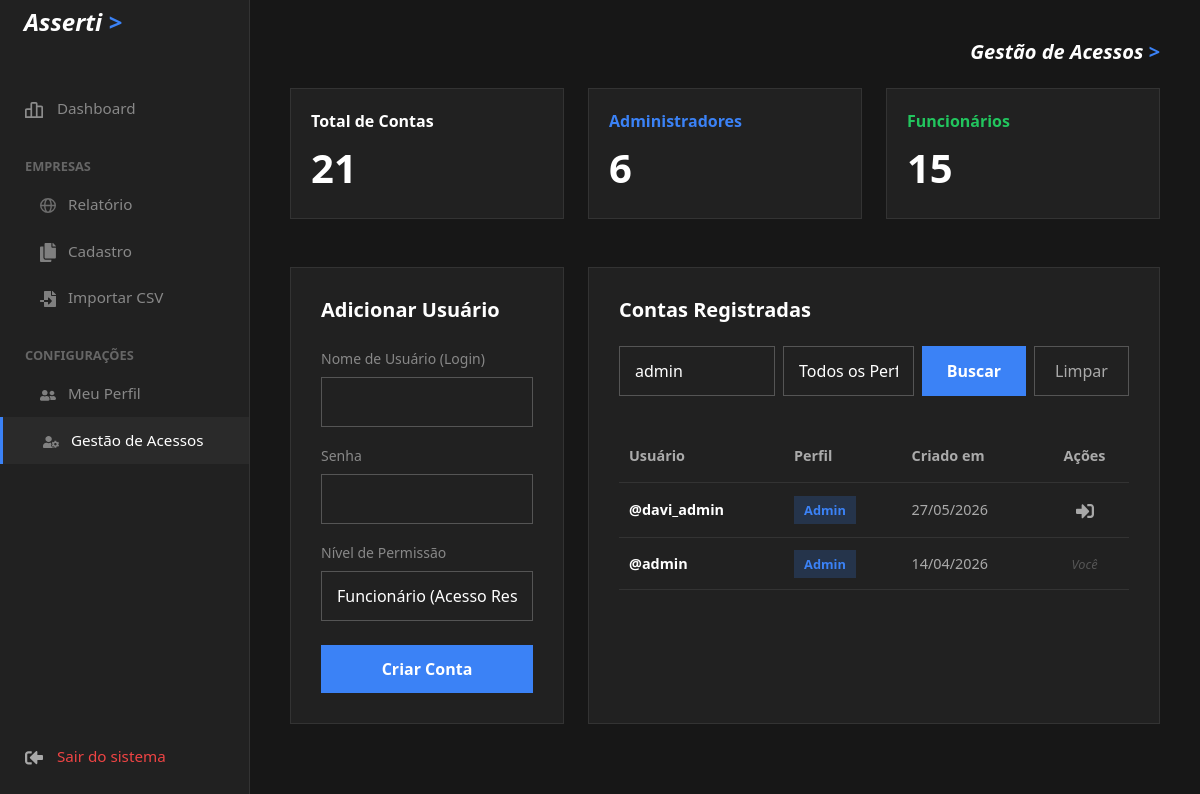
The page /usuarios.php?busca_usuario=admin (signed in) on the database its author committed.
### tables this page shows
CREATE TABLE `usuarios` (
  `id` int(11) NOT NULL,
  `usuario` varchar(50) NOT NULL,
  `senha` varchar(255) NOT NULL,
  `perfil` enum('admin','funcionario') DEFAULT 'funcionario',
  `criado_em` timestamp NOT NULL DEFAULT current_timestamp()
);

### public/usuarios.php (the view, shortened to what this page needs)
<?php
require 'conexao.php';
$total_admin = $pdo->query("SELECT COUNT(*) FROM usuarios WHERE perfil = 'admin'")->fetchColumn() ?: 0;
$total_func = $pdo->query("SELECT COUNT(*) FROM usuarios WHERE perfil = 'funcionario'")->fetchColumn() ?: 0;
$total_users = $total_admin + $total_func;
$where_sql = " WHERE 1=1";
$params_busca = [];
if (!empty($_GET['busca_usuario'])) {
    $where_sql .= " AND usuario LIKE ?";
    $params_busca[] = '%' . trim($_GET['busca_usuario']) . '%';
}
$stmt_lista = $pdo->prepare("SELECT id, usuario, perfil, criado_em FROM usuarios" . $where_sql . " ORDER BY id DESC");
$stmt_lista->execute($params_busca);
$lista_usuarios = $stmt_lista->fetchAll(PDO::FETCH_ASSOC);
?>
<!DOCTYPE html>
<html lang="pt-BR" data-bs-theme="dark">
<head>
    <link href="https://cdn.jsdelivr.net/npm/bootstrap@5.3.0/dist/css/bootstrap.min.css" rel="stylesheet">
</head>
<body>
    <?php include 'menu.php'; ?>
    <div class="main-content">
        <div class="d-flex justify-content-end mb-4">
            <h5 class="text-white fw-bold m-0" style="font-style: italic;">Gestão de Acessos <span style="color:#3b82f6;">></span></h5>
        </div>
        <div class="row g-4 mb-4">
            <div class="col-md-4">
                <div class="flat-card" style="padding: 20px;">
                    <p class="mb-0 text-white fw-bold">Total de Contas</p>
                    <div class="metric-value"><?= $total_users ?></div>
                </div>
            </div>
            <div class="col-md-4">
                <div class="flat-card" style="padding: 20px;">
                    <p class="mb-0 text-white fw-bold" style="color: #3b82f6 !important;">Administradores</p>
                    <div class="metric-value"><?= $total_admin ?></div>
                </div>
            </div>
            <div class="col-md-4">
                <div class="flat-card" style="padding: 20px;">
                    <p class="mb-0 text-white fw-bold" style="color: #22c55e !important;">Funcionários</p>
                    <div class="metric-value"><?= $total_func ?></div>
                </div>
            </div>
        </div>
        <div class="row g-4 mt-1">
            <div class="col-md-4">
                <div class="flat-card h-100">
                    <h5 class="fw-bold mb-4 text-white">Adicionar Usuário</h5>
                    <form action="usuarios.php" method="POST">
                        <div class="mb-3"><label style="color: #888;" class="form-label small">Nome de Usuário (Login)</label><input type="text" name="usuario" class="form-control flat-input" required autocomplete="off"></div>
                        <div class="mb-3"><label style="color: #888;" class="form-label small">Senha</label><input type="password" name="senha" class="form-control flat-input" required autocomplete="new-password"></div>
                        <div class="mb-4">
                            <label style="color: #888;" class="form-label small">Nível de Permissão</label>
                            <select name="perfil" class="form-select flat-input" required>
                                <option value="funcionario">Funcionário (Acesso Restrito)</option>
                            </select>
                        </div>
                        <button type="submit" class="btn-submit">Criar Conta</button>
                    </form>
                </div>
            </div>
            <div class="col-md-8">
                <div class="flat-card h-100">
                    <h5 class="fw-bold mb-4 text-white">Contas Registradas</h5>
                    <form method="GET" class="d-flex gap-2 mb-4">
                        <div style="flex-grow: 1;">
                            <input type="text" name="busca_usuario" class="form-control flat-input w-100" placeholder="Buscar por nome de usuário..." value="<?= htmlspecialchars($_GET['busca_usuario'] ?? '') ?>">
                        </div>
                        <div style="width: 220px;">
                            <select name="filtro_perfil" class="form-select flat-input">
                                <option value="">Todos os Perfis</option>
                            </select>
                        </div>
                        <button type="submit" class="btn-submit" style="width: auto;">Buscar</button>
                        <a href="usuarios.php" class="btn-clear">Limpar</a>
                    </form>
                    <div class="table-responsive">
                        <table class="table-custom">
                            <thead>
                                <tr>
                                    <th>Usuário</th>
                                    <th>Perfil</th>
                                    <th>Criado em</th>
                                    <th class="text-center">Ações</th>
                                </tr>
                            </thead>
                            <tbody>
                                <?php if(count($lista_usuarios) > 0): ?>
                                    <?php foreach ($lista_usuarios as $user): ?>
                                        <tr>
                                            <td class="text-white fw-bold">@<?= htmlspecialchars($user['usuario']) ?></td>
                                            <td>
                                                <?php if($user['perfil'] === 'admin'): ?>
                                                    <span class="badge-admin">Admin</span>
                                                <?php else: ?>
                                                    <span class="badge-func">Funcionário</span>
                                                <?php endif; ?>
                                            </td>
                                            <td style="color:#aaa;"><?= date('d/m/Y', strtotime($user['criado_em'])) ?></td>
                                            <td class="text-center">
                                                <?php if($user['usuario'] !== $_SESSION['usuario_logado']): ?>
                                                    <a href="usuarios.php?excluir=<?= $user['id'] ?>" class="btn-acao" onclick="return confirm('Tem certeza que deseja remover o acesso de @<?= htmlspecialchars($user['usuario']) ?>?');" title="Excluir Usuário">
                                                        <img src="icones/retirada.svg" width="18">
                                                    </a>
                                                <?php else: ?>
                                                    <span style="color:#555; font-size: 0.8rem; font-style: italic;">Você</span>
                                                <?php endif; ?>
                                            </td>
                                        </tr>
                                    <?php endforeach; ?>
                                <?php else: ?>
                                    <tr>
                                        <td colspan="4" class="text-center py-4 text-secondary">Nenhum usuário encontrado com estes filtros.</td>
                                    </tr>
                                <?php endif; ?>
                            </tbody>
                        </table>
                    </div>
                </div>
            </div>
        </div>
    </div>
</body>
</html>

### public/usuarios.php (style rules this page uses)
body { background-color: #171717 !important; color: #e5e7eb; font-family: 'Segoe UI', Tahoma, Geneva, Verdana, sans-serif; display: flex; overflow-x: hidden; margin: 0; min-height: 100vh; }
.main-content { margin-left: 250px; padding: 40px; width: calc(100% - 250px); background-color: #171717; }
.flat-card { background-color: #212121; border: 1px solid #333; border-radius: 0; padding: 30px; }
.flat-input { background: transparent !important; border: 1px solid #555 !important; color: white !important; border-radius: 0 !important; padding: 12px 15px; }
.btn-submit { background-color: #3b82f6; color: white; border: none; padding: 12px 25px; border-radius: 0; font-weight: bold; width: 100%; transition: 0.2s; }
.btn-clear { background: transparent; border: 1px solid #555; color: #aaa; padding: 0 20px; border-radius: 0; text-decoration: none; display: flex; align-items: center; justify-content: center; transition: 0.2s; }
select option { background-color: #212121; color: white; }
.metric-value { font-size: 2.5rem; font-weight: bold; color: #fff; margin-top: 5px; }
.table-custom { width: 100%; border-collapse: collapse; margin-top: 10px; }
.table-custom th { border-bottom: 1px solid #333; padding: 15px 10px; color: #aaa; text-align: left; font-weight: 600; font-size: 0.9rem; }
.table-custom td { border-bottom: 1px solid #333; padding: 15px 10px; text-align: left; vertical-align: middle; background-color: transparent; font-size: 0.9rem; }
.badge-admin { background-color: rgba(59, 130, 246, 0.2); color: #3b82f6; padding: 5px 10px; border-radius: 0; font-size: 0.8rem; font-weight: bold; }
.btn-acao { text-decoration: none; font-size: 1rem; color: #ef4444; transition: 0.2s; }

### rows shown on the page
usuarios: usuario "davi_admin", perfil "Admin", criado_em "27/05/2026"
usuarios: usuario "admin", perfil "Admin", criado_em "14/04/2026", shows "Você"

### other values the page prints
$total_users "21"
$total_admin "6"
$total_func "15"
